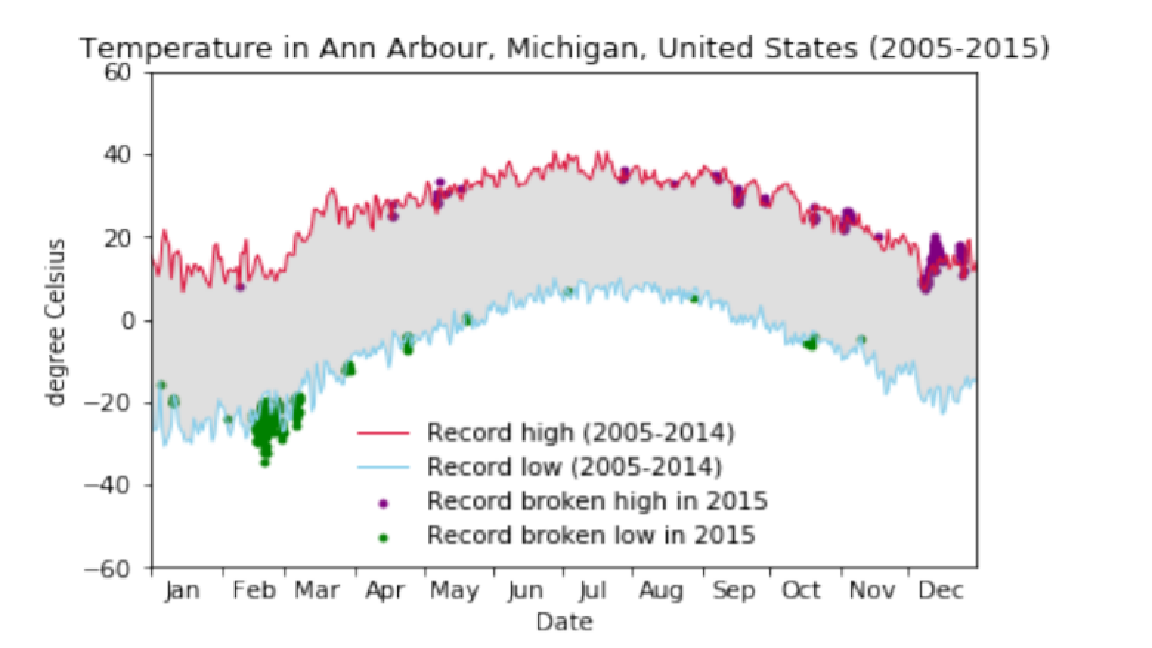

Generate this figure with Python:

# coding: utf-8

# # Assignment 2
# 
# Before working on this assignment please read these instructions fully. In the submission area, you will notice that you can click the link to **Preview the Grading** for each step of the assignment. This is the criteria that will be used for peer grading. Please familiarize yourself with the criteria before beginning the assignment.
# 
# An NOAA dataset has been stored in the file `data/C2A2_data/BinnedCsvs_d400/fb441e62df2d58994928907a91895ec62c2c42e6cd075c2700843b89.csv`. This is the dataset to use for this assignment. Note: The data for this assignment comes from a subset of The National Centers for Environmental Information (NCEI) [Daily Global Historical Climatology Network](https://www1.ncdc.noaa.gov/pub/data/ghcn/daily/readme.txt) (GHCN-Daily). The GHCN-Daily is comprised of daily climate records from thousands of land surface stations across the globe.
# 
# Each row in the assignment datafile corresponds to a single observation.
# 
# The following variables are provided to you:
# 
# * **id** : station identification code
# * **date** : date in YYYY-MM-DD format (e.g. 2012-01-24 = January 24, 2012)
# * **element** : indicator of element type
#     * TMAX : Maximum temperature (tenths of degrees C)
#     * TMIN : Minimum temperature (tenths of degrees C)
# * **value** : data value for element (tenths of degrees C)
# 
# For this assignment, you must:
# 
# 1. Read the documentation and familiarize yourself with the dataset, then write some python code which returns a line graph of the record high and record low temperatures by day of the year over the period 2005-2014. The area between the record high and record low temperatures for each day should be shaded.
# 2. Overlay a scatter of the 2015 data for any points (highs and lows) for which the ten year record (2005-2014) record high or record low was broken in 2015.
# 3. Watch out for leap days (i.e. February 29th), it is reasonable to remove these points from the dataset for the purpose of this visualization.
# 4. Make the visual nice! Leverage principles from the first module in this course when developing your solution. Consider issues such as legends, labels, and chart junk.
# 
# The data you have been given is near **Ann Arbor, Michigan, United States**, and the stations the data comes from are shown on the map below.

# In[1]:

import matplotlib.pyplot as plt
import mplleaflet
import pandas as pd

def leaflet_plot_stations(binsize, hashid):

    df = pd.read_csv('data/C2A2_data/BinSize_d{}.csv'.format(binsize))

    station_locations_by_hash = df[df['hash'] == hashid]
    
    lons = station_locations_by_hash['LONGITUDE'].tolist()
    lats = station_locations_by_hash['LATITUDE'].tolist()

    plt.figure(figsize=(8,8))

    plt.scatter(lons, lats, c='r', alpha=0.7, s=200)

    return mplleaflet.display()

leaflet_plot_stations(400,'fb441e62df2d58994928907a91895ec62c2c42e6cd075c2700843b89')


# In[9]:

import matplotlib.pyplot as plt
import matplotlib.dates as dates
import matplotlib.ticker as ticker

import pandas as pd
import numpy as np

df = pd.read_csv('data/C2A2_data/BinnedCsvs_d400/fb441e62df2d58994928907a91895ec62c2c42e6cd075c2700843b89.csv')
df1 = df

df1['Date'] = pd.to_datetime(df1['Date'])
df1['Y'] = df1['Date'].dt.year
df1['M_D'] = df1['Date'].dt.strftime('%m-%d')

df1 = df1[df1['M_D']!='02-29']

df1['Data_Value'] = df1['Data_Value']*0.1

TMX = df1[(df1.Y >= 2005) & (df1.Y <= 2014) & (df1['Element'] == 'TMAX')].groupby(['M_D'])['Data_Value'].max()
TMN = df1[(df1.Y >= 2005) & (df1.Y <= 2014) & (df1['Element'] == 'TMIN')].groupby(['M_D'])['Data_Value'].min()

df1 = df1.merge(TMX.reset_index(drop=False).rename(columns={'Data_Value':'max_temp'}), on='M_D', how='left')
df1 = df1.merge(TMN.reset_index(drop=False).rename(columns={'Data_Value':'min_temp'}), on='M_D', how='left')

HIGHEST_TMX = df1[(df1.Y==2015)&(df1.Data_Value > df1.max_temp)]
LOWEST_TMN = df1[(df1.Y==2015)&(df1.Data_Value < df1.min_temp)]

dates1 = np.arange('2015-01-01','2016-01-01', dtype='datetime64[D]')

plt.figure()

plt.plot(dates1,TMX,color='crimson', linewidth=1) 
plt.plot(dates1,TMN,color='skyblue', linewidth=1)

plt.scatter(HIGHEST_TMX.Date.values, HIGHEST_TMX.Data_Value.values, color='purple', s=8)
plt.scatter(LOWEST_TMN.Date.values, LOWEST_TMN.Data_Value.values, color='green', s=8)

x_axis = plt.gca()
x_axis.axis(['2015/01/01','2015/12/31',-60,60])

plt.xlabel('Date', fontsize=10)
plt.ylabel('degree Celsius', fontsize=10)
plt.title('Temperature in Ann Arbour, Michigan, United States (2005-2015)', fontsize=12)

plt.legend(['Record high (2005-2014)','Record low (2005-2014)','Record broken high in 2015','Record broken low in 2015'],loc=0,frameon=False)

x_axis.fill_between(dates1, TMX, TMN, facecolor='grey', alpha=0.25)
x_axis.xaxis.set_major_locator(dates.MonthLocator())
x_axis.xaxis.set_minor_locator(dates.MonthLocator(bymonthday=15)) 
x_axis.xaxis.set_major_formatter(ticker.NullFormatter())
x_axis.xaxis.set_minor_formatter(dates.DateFormatter('%b'))

for tick in x_axis.xaxis.get_minor_ticks():
    tick.tick1line.set_markersize(0) 
    tick.label1.set_horizontalalignment('center')
    
plt.show()    
plt.savefig('Assignment_2.png')


# In[ ]:




# In[ ]:
